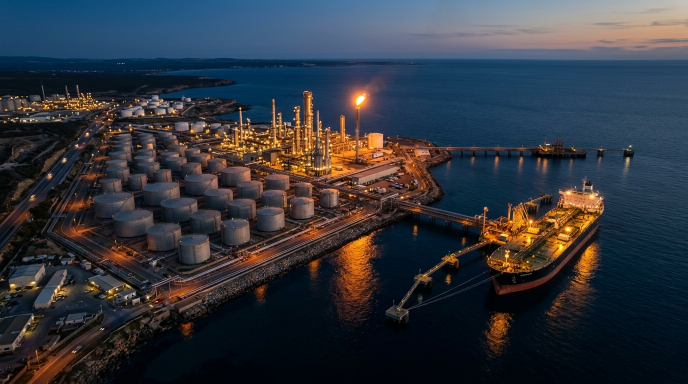
#> input picture tools/originals/editorial/commodity-crude-oil-refinery.jpg, 1376 x 768 px (shown at 1/2 size); its folder holds only this picture in this run
$ python optimize_editorial.py
#> lines starting #> are read from the running program, lines starting #| are printed output that depends on the picture
#!/usr/bin/env python3
"""Process and optimize editorial photographic assets.
Generates responsive AVIF, WebP, and JPEG files and outputs sizes.json.
"""
import os, json
from PIL import Image

ROOT = os.path.dirname(os.path.dirname(os.path.abspath(__file__)))
SRC = os.path.join(ROOT, "tools/originals/editorial")
OUT = os.path.join(ROOT, "src/img/editorial")
os.makedirs(OUT, exist_ok=True)

WIDTHS = [480, 800, 1200]

def main():
    sizes = {}
    files = sorted([f for f in os.listdir(SRC) if f.lower().endswith(('.jpg', '.jpeg', '.png'))])

    for fname in files:
        base_name, _ = os.path.splitext(fname)
        src_path = os.path.join(SRC, fname)
        im = Image.open(src_path).convert("RGB")
#> im is the input picture: PIL image 1376x768 RGB; mean R, G, B 49.9, 53.4, 61.1

        orig_w, orig_h = im.size
#> orig_w = 1376; orig_h = 768
        aspect = round(orig_h / orig_w, 4)
#> aspect = 0.558

        asset_info = {
            "aspect_ratio": aspect,
            "original_size": [orig_w, orig_h],
            "variants": {}
        }

        target_widths = [w for w in WIDTHS if w <= orig_w]
#> target_widths = [480, 800, 1200]
        if orig_w not in target_widths and orig_w > 1200:
            target_widths.append(min(orig_w, 1400))

        for w in target_widths:
            h = round(orig_h * w / orig_w)
            resized = im.resize((w, h), Image.LANCZOS)

            variant_files = {}
            # AVIF
            avif_name = f"{base_name}-{w}w.avif"
            avif_path = os.path.join(OUT, avif_name)
            resized.save(avif_path, "AVIF", quality=55)
            variant_files["avif"] = {"file": avif_name, "bytes": os.path.getsize(avif_path)}

            # WebP
            webp_name = f"{base_name}-{w}w.webp"
            webp_path = os.path.join(OUT, webp_name)
            resized.save(webp_path, "WEBP", quality=80, method=6)
            variant_files["webp"] = {"file": webp_name, "bytes": os.path.getsize(webp_path)}

            # JPEG
            jpg_name = f"{base_name}-{w}w.jpg"
            jpg_path = os.path.join(OUT, jpg_name)
            resized.save(jpg_path, "JPEG", quality=82, optimize=True, progressive=True)
            variant_files["jpeg"] = {"file": jpg_name, "bytes": os.path.getsize(jpg_path)}

            asset_info["variants"][str(w)] = {
                "width": w,
                "height": h,
                "files": variant_files
            }
#> this loop made 1 pass
#> pass 1, in main, `resized = im.resize((w, h), Image.LANCZOS)`:
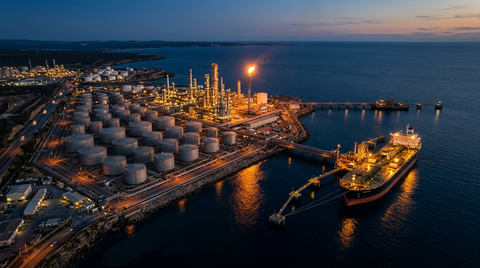
#> resized: PIL image 480x268 RGB; mean R, G, B 49.9, 53.4, 61.1
#> after the loop, asset_info = 3 items

        sizes[base_name] = asset_info
        largest_w = str(target_widths[-1])
        webp_sz = asset_info["variants"][largest_w]["files"]["webp"]["bytes"] // 1024
        print(f"Processed {base_name}: {orig_w}x{orig_h} -> max {largest_w}w ({webp_sz} KB WebP)")

    sizes_path = os.path.join(OUT, "sizes.json")
    with open(sizes_path, "w", encoding="utf-8") as f:
        json.dump(sizes, f, indent=2)
    print(f"\nWrote metadata for {len(sizes)} editorial assets to {sizes_path}")

if __name__ == "__main__":
#> (the run stopped early here; a loop or call above may not have finished)

$ run again, on tools/originals/editorial/corporate-mandate-execution.jpg
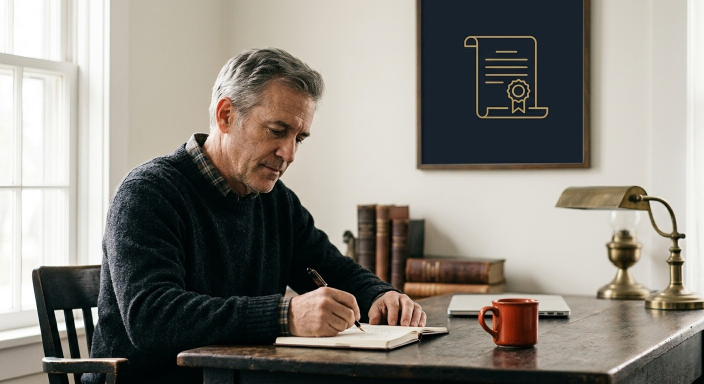
#> input picture tools/originals/editorial/corporate-mandate-execution.jpg, 1408 x 768 px (shown at 1/2 size)
#> in main, im is the input picture: PIL image 1408x768 RGB; mean R, G, B 138.2, 134, 126.4
#> the loop in main, `for w in target_widths:` made 1 pass
#> pass 1, in main, `resized = im.resize((w, h), Image.LANCZOS)`:
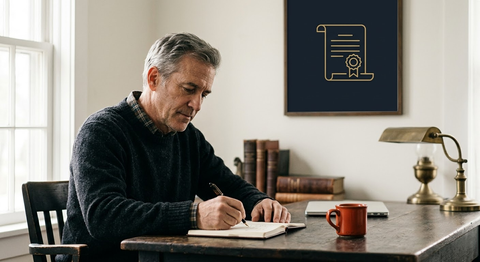
#> resized: PIL image 480x262 RGB; mean R, G, B 138.2, 134, 126.5
#> after the loop in main, `for w in target_widths:`: asset_info = 3 items

$ run again, on tools/originals/editorial/global-trade-routes-office.jpg
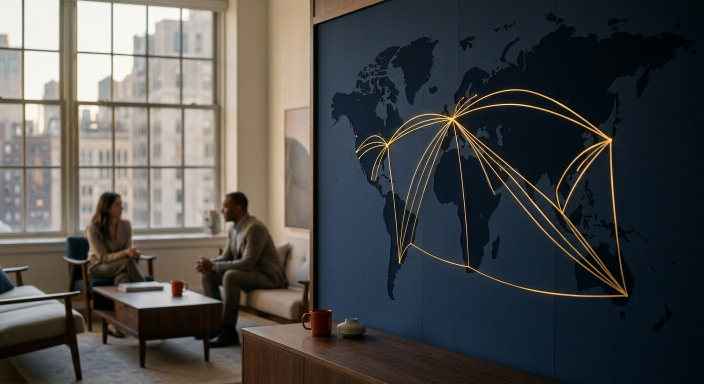
#> input picture tools/originals/editorial/global-trade-routes-office.jpg, 1408 x 768 px (shown at 1/2 size)
#> in main, im is the input picture: PIL image 1408x768 RGB; mean R, G, B 75.6, 75.4, 74.9
#> the loop in main, `for w in target_widths:` made 1 pass
#> pass 1, in main, `resized = im.resize((w, h), Image.LANCZOS)`:
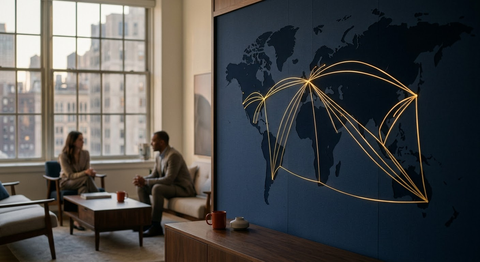
#> resized: PIL image 480x262 RGB; mean R, G, B 75.6, 75.4, 74.9
#> after the loop in main, `for w in target_widths:`: asset_info = 3 items

$ run again, on tools/originals/editorial/inspection-geological-assay.jpg
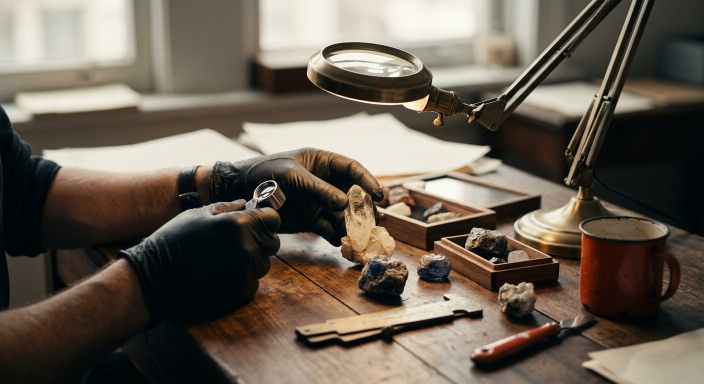
#> input picture tools/originals/editorial/inspection-geological-assay.jpg, 1408 x 768 px (shown at 1/2 size)
#> in main, im is the input picture: PIL image 1408x768 RGB; mean R, G, B 105.3, 95.1, 83.3
#> the loop in main, `for w in target_widths:` made 1 pass
#> pass 1, in main, `resized = im.resize((w, h), Image.LANCZOS)`:
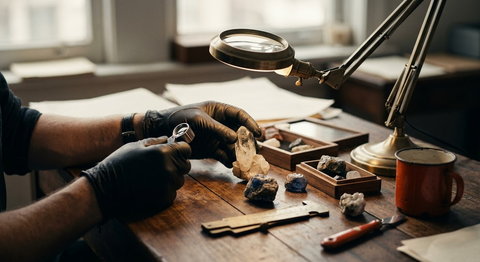
#> resized: PIL image 480x262 RGB; mean R, G, B 105.3, 95.2, 83.3
#> after the loop in main, `for w in target_widths:`: asset_info = 3 items

$ run again, on tools/originals/editorial/commodity-gems-display.jpg
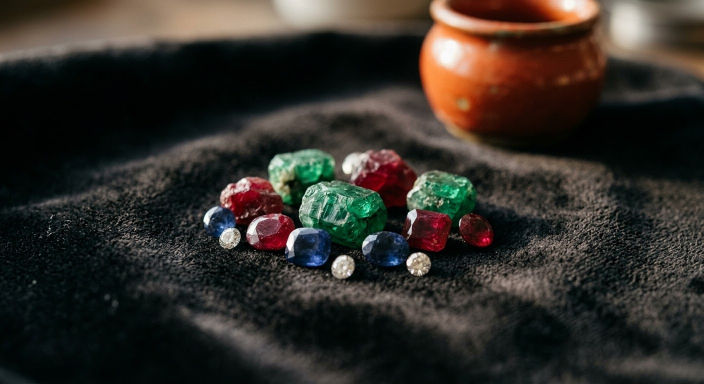
#> input picture tools/originals/editorial/commodity-gems-display.jpg, 1408 x 768 px (shown at 1/2 size)
#> in main, im is the input picture: PIL image 1408x768 RGB; mean R, G, B 51, 46.9, 41.3
#> the loop in main, `for w in target_widths:` made 1 pass
#> pass 1, in main, `resized = im.resize((w, h), Image.LANCZOS)`:
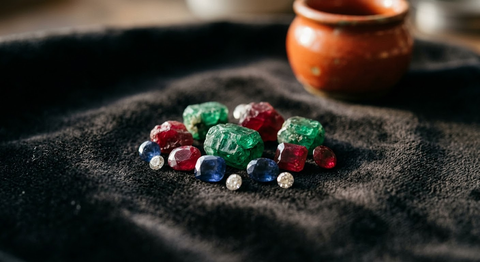
#> resized: PIL image 480x262 RGB; mean R, G, B 51, 46.9, 41.3
#> after the loop in main, `for w in target_widths:`: asset_info = 3 items
